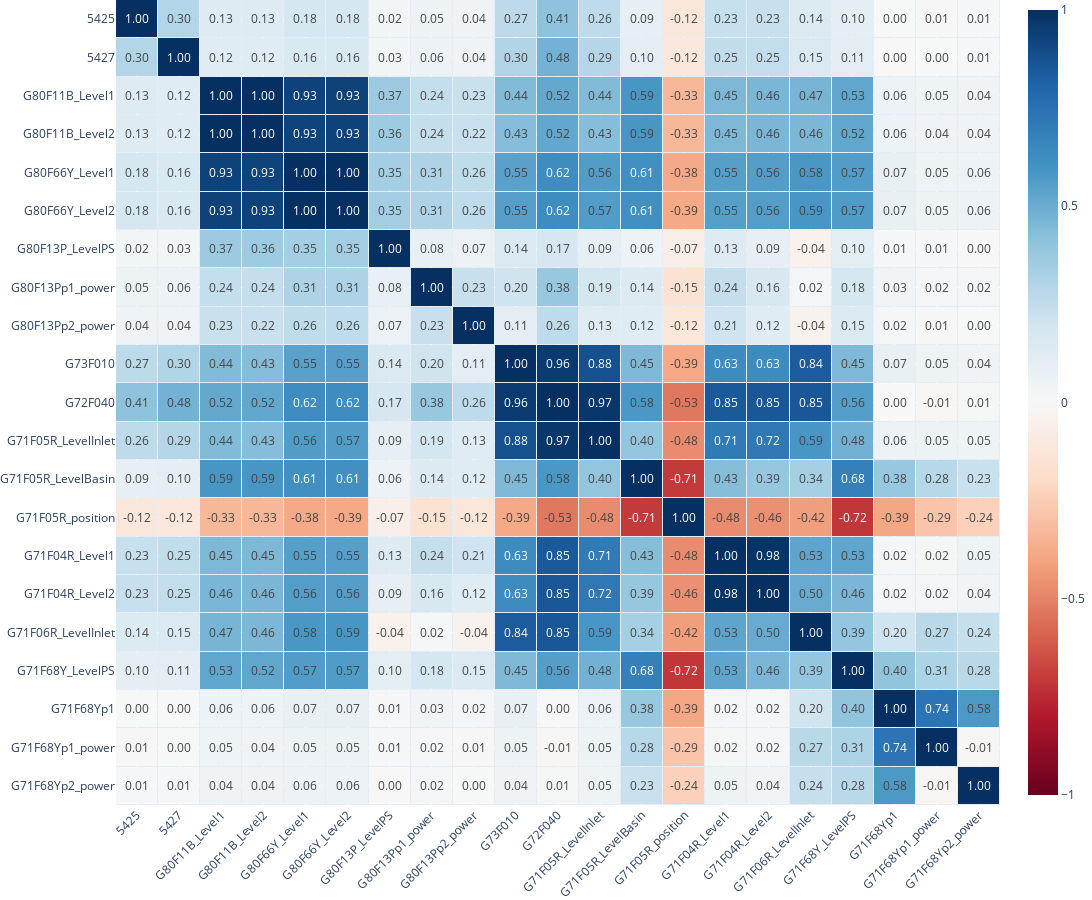

This figure's notebook cell:
### Code cell
# Create the heatmap trace
heatmap = go.Heatmap(
    z=corr.values,
    x=corr.columns.tolist(),
    y=corr.index.tolist(),
    # color from blue to red
    colorscale='RdBu',
    #colorscale='RdYlGn', 
    # add text in each cell
    text=corr.values,
    texttemplate='%{text:.2f}',
    hovertemplate='Correlation: %{text:.2f}<extra></extra><br>%{y}<br>%{x}',
    showscale=True,
    reversescale=False,
    zmin=-1,
    zmax=1,
    xgap=1,
    ygap=1,
)


# Create the layout
layout = go.Layout(
    #title='Correlation Heatmap',
    xaxis=dict(tickangle=-45),  # Rotate x-axis labels
    yaxis=dict(autorange='reversed'), # Invert the y-axis
    height=900,
    width=1100,
)

# Create the figure
fig = go.Figure(data=[heatmap], layout=layout)
# Save the plot as png
fig.write_image(save_folder / 'correlation_matrix.png', scale=2)
# tight layout
fig.update_layout(margin=dict(l=0, r=0, t=0, b=0))
# Show the plot
fig.show()

### Figure 1 — Plotly figure (JSON) as saved in the notebook; plotly's stock layout.template omitted (floating-point values rounded to 4 significant figures; data arrays with more than 128 entries replaced by an {"elided": "..."} marker saying what was removed)
{"data": [{"colorscale": [[0, "rgb(103,0,31)"], [0.1, "rgb(178,24,43)"], [0.2, "rgb(214,96,77)"], [0.3, "rgb(244,165,130)"], [0.4, "rgb(253,219,199)"], [0.5, "rgb(247,247,247)"], [0.6, "rgb(209,229,240)"], [0.7, "rgb(146,197,222)"], [0.8, "rgb(67,147,195)"], [0.9, "rgb(33,102,172)"], [1, "rgb(5,48,97)"]], "hovertemplate": "Correlation: %{text:.2f}<extra></extra><br>%{y}<br>%{x}", "reversescale": false, "showscale": true, "text": {"elided": "21x21 float values"}, "texttemplate": "%{text:.2f}", "type": "heatmap", "x": ["5425", "5427", "G80F11B_Level1", "G80F11B_Level2", "G80F66Y_Level1", "G80F66Y_Level2", "G80F13P_LevelPS", "G80F13Pp1_power", "G80F13Pp2_power", "G73F010", "G72F040", "G71F05R_LevelInlet", "G71F05R_LevelBasin", "G71F05R_position", "G71F04R_Level1", "G71F04R_Level2", "G71F06R_LevelInlet", "G71F68Y_LevelPS", "G71F68Yp1", "G71F68Yp1_power", "G71F68Yp2_power"], "xgap": 1, "y": ["5425", "5427", "G80F11B_Level1", "G80F11B_Level2", "G80F66Y_Level1", "G80F66Y_Level2", "G80F13P_LevelPS", "G80F13Pp1_power", "G80F13Pp2_power", "G73F010", "G72F040", "G71F05R_LevelInlet", "G71F05R_LevelBasin", "G71F05R_position", "G71F04R_Level1", "G71F04R_Level2", "G71F06R_LevelInlet", "G71F68Y_LevelPS", "G71F68Yp1", "G71F68Yp1_power", "G71F68Yp2_power"], "ygap": 1, "z": {"elided": "21x21 float values"}, "zmax": 1, "zmin": -1}], "layout": {"height": 900, "margin": {"b": 0, "l": 0, "r": 0, "t": 0}, "width": 1100, "xaxis": {"tickangle": -45}, "yaxis": {"autorange": "reversed"}}}
